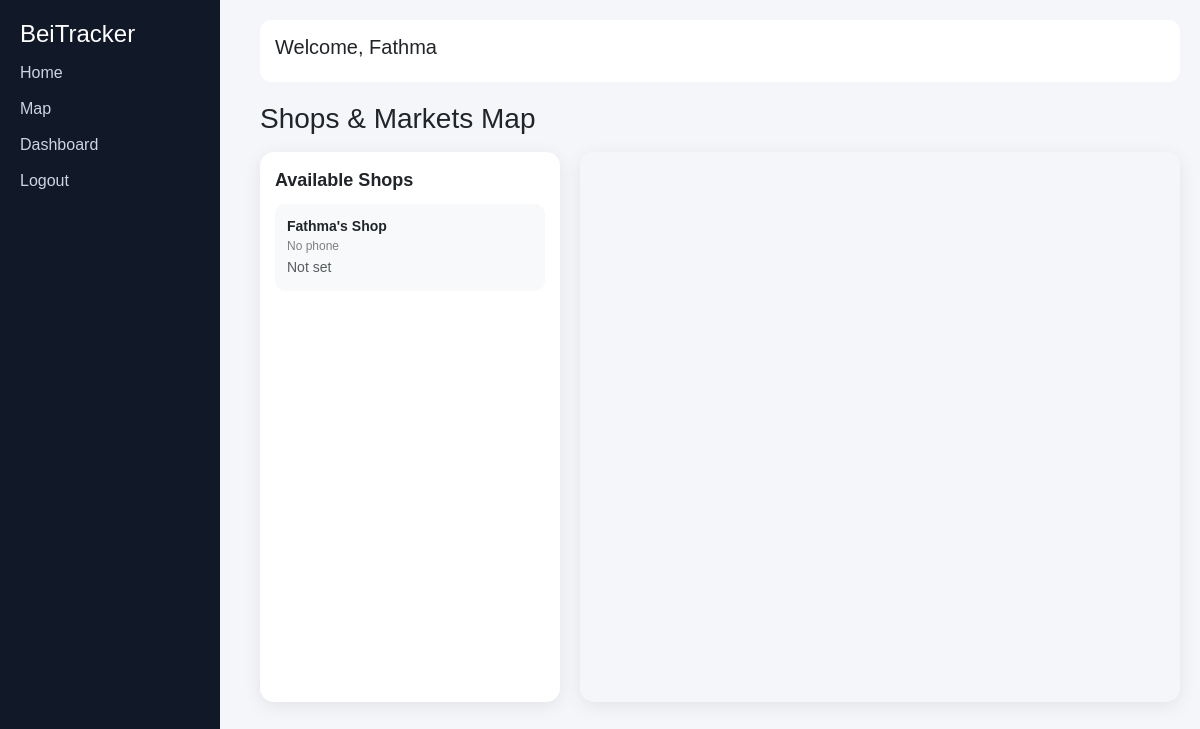
Page /map/ (signed in) on the committed database.
### prices/models.py (models this page shows, shortened)
class Shop(models.Model):
    ROLE_CHOICES = (
        ('buyer', 'Buyer'),
        ('seller', 'Seller'),
    )
    owner = models.OneToOneField(User, on_delete=models.CASCADE, related_name='shop')
    name = models.CharField(max_length=150)
    location_name = models.CharField(max_length=200)
    latitude = models.FloatField(null=True, blank=True)
    longitude = models.FloatField(null=True, blank=True)
    phone = models.CharField(max_length=12, validators=[kenya_phone_validator])
    email = models.EmailField(blank=True)
    business_image = models.ImageField(upload_to='shop_images/', blank=True, null=True)
    is_paid = models.BooleanField(default=False)
    subscription_end = models.DateTimeField(null=True, blank=True)
    is_active = models.BooleanField(default=True)
    is_online = models.BooleanField(default=False)
    last_seen = models.DateTimeField(auto_now=True)
    role = models.CharField(max_length=10, choices=ROLE_CHOICES, default='seller')
    created_at = models.DateTimeField(auto_now_add=True)

### prices/views.py (the view)
# urls.py: path('map/', views.map_view, name='map'),
def map_view(request):
    shops = Shop.objects.all()
    return render(request, "map.html", {"shops": shops})

### templates/map.html (shortened to what this page needs)
{% extends "base.html" %}
{% block content %}
<h3 class="mb-3"> Shops & Markets Map</h3>
<div class="map-wrapper">
    <div class="side-panel">
        <div class="title">Available Shops</div>
        {% for shop in shops %}
        <div class="location-item"
             onclick="focusShop({{ shop.latitude }}, {{ shop.longitude }})">
            <div class="shop-name"> {{ shop.name }}</div>
            <div class="shop-phone"> {{ shop.phone|default:"No phone" }}</div>
            <small class="text-muted">{{ shop.location_name }}</small>
        </div>
        {% empty %}
            <p>No shops available yet.</p>
        {% endfor %}
    </div>
    <div class="map-box">
        <div id="map" style="height: 550px; width: 100%;"></div>
    </div>
</div>
{% endblock %}

### templates/base.html (shortened to what this page needs)
<!DOCTYPE html>
<html>
<head>
    <link href="https://cdn.jsdelivr.net/npm/bootstrap@5.3.0/dist/css/bootstrap.min.css" rel="stylesheet">
</head>
<body>
<div class="sidebar">
    <h4> BeiTracker</h4>
    <a href="{% url 'home' %}"> Home</a>
    <a href="{% url 'map' %}"> Map</a>
    {% if user.is_authenticated %}
        <a href="{% url 'dashboard' %}"> Dashboard</a>
        <a href="{% url 'logout' %}"> Logout</a>
    {% else %}
        <a href="{% url 'login' %}"> Login</a>
        <a href="{% url 'register' %}"> Register</a>
    {% endif %}
</div>
<div class="main">
    <div class="topbar">
        <h5>Welcome, {{ user.username|default:"Guest" }}</h5>
    </div>
    {% block content %}{% endblock %}
</div>
</body>
</html>

### templates/base.html (style rules this page uses)
body { background: #f4f6f9; font-family: Arial, sans-serif; }
.sidebar { width: 220px; height: 100vh; position: fixed; background: #111827; color: white; padding: 20px; }
.sidebar a { display: block; color: #cbd5e1; text-decoration: none; margin: 12px 0; }
.main { margin-left: 240px; padding: 20px; }
.topbar { background: white; padding: 15px; border-radius: 12px; margin-bottom: 20px; }

### templates/map.html (style rules this page uses)
.map-wrapper { display: grid; grid-template-columns: 300px 1fr; gap: 20px; }
.side-panel { background: white; border-radius: 14px; padding: 15px; box-shadow: 0 4px 18px rgba(0,0,0,0.08); height: 550px; overflow-y: auto; }
.map-box { border-radius: 14px; overflow: hidden; box-shadow: 0 4px 18px rgba(0,0,0,0.08); }
.title { font-size: 18px; font-weight: 700; margin-bottom: 10px; }
.location-item { padding: 12px; margin-bottom: 10px; border-radius: 10px; background: #f8f9fa; cursor: pointer; transition: 0.2s; }
.shop-name { font-weight: 600; font-size: 14px; }
.shop-phone { font-size: 12px; color: gray; }

### rows in the picture
Shop: name "Fathma's Shop", phone "No phone", location_name "Not set"

### other values in the picture
{{ user.username|default:"Guest" }} "Fathma"
